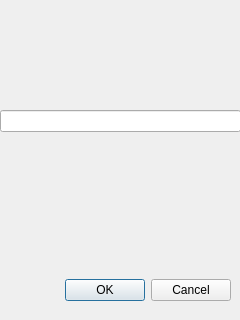
<?xml version="1.0" encoding="UTF-8"?>
<ui version="4.0">
 <class>Dialog</class>
 <widget class="QDialog" name="Dialog">
  <property name="geometry">
   <rect>
    <x>0</x>
    <y>0</y>
    <width>240</width>
    <height>320</height>
   </rect>
  </property>
  <property name="sizePolicy">
   <sizepolicy hsizetype="Fixed" vsizetype="Fixed">
    <horstretch>0</horstretch>
    <verstretch>0</verstretch>
   </sizepolicy>
  </property>
  <property name="minimumSize">
   <size>
    <width>240</width>
    <height>320</height>
   </size>
  </property>
  <property name="windowTitle">
   <string>Dialog</string>
  </property>
  <widget class="QDialogButtonBox" name="buttonBox">
   <property name="geometry">
    <rect>
     <x>10</x>
     <y>270</y>
     <width>221</width>
     <height>41</height>
    </rect>
   </property>
   <property name="orientation">
    <enum>Qt::Orientation::Horizontal</enum>
   </property>
   <property name="standardButtons">
    <set>QDialogButtonBox::StandardButton::Cancel|QDialogButtonBox::StandardButton::Ok</set>
   </property>
  </widget>
  <widget class="QLineEdit" name="lineEdit">
   <property name="geometry">
    <rect>
     <x>0</x>
     <y>110</y>
     <width>241</width>
     <height>22</height>
    </rect>
   </property>
  </widget>
 </widget>
 <resources/>
 <connections>
  <connection>
   <sender>buttonBox</sender>
   <signal>accepted()</signal>
   <receiver>Dialog</receiver>
   <slot>accept()</slot>
   <hints>
    <hint type="sourcelabel">
     <x>248</x>
     <y>254</y>
    </hint>
    <hint type="destinationlabel">
     <x>157</x>
     <y>274</y>
    </hint>
   </hints>
  </connection>
  <connection>
   <sender>buttonBox</sender>
   <signal>rejected()</signal>
   <receiver>Dialog</receiver>
   <slot>reject()</slot>
   <hints>
    <hint type="sourcelabel">
     <x>316</x>
     <y>260</y>
    </hint>
    <hint type="destinationlabel">
     <x>286</x>
     <y>274</y>
    </hint>
   </hints>
  </connection>
 </connections>
</ui>
